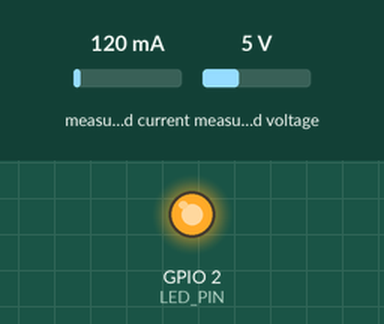
Simulated run of this sketch. Board: ESP32. On the bench: output pins drawn as LEDs (lit = HIGH). Inputs (shaded band) come from the test bench; at power-on: measured current 120 mA, measured voltage 5 V. WiFi joins after 1.5 s; servers stay silent unless stated; uploads are accepted with an empty reply; what the sketch prints to the serial monitor is not drawn.

Above: at 3.9 s.
At 5.48 s:
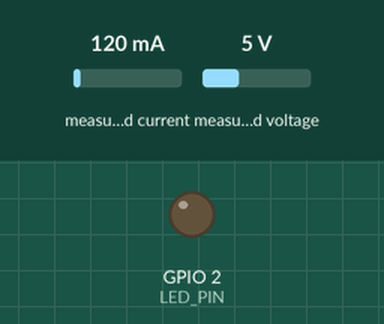
Timing chart, 0 to 9.0 s (numbered marks = the images above):
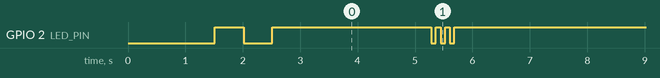

Measured:
- by itself, GPIO 2 (LED_PIN): moves between LOW and HIGH, repeating every 60.0 s

The sketch:

energy_monitor.ino
```cpp
/*
 * ============================================================
 *  IoT Smart Energy Monitor — ESP32 Firmware
 *  Hardware: ESP32 DevKit V1 (30-pin) + PZEM-004T V3/V4
 *  Library:  mandulaj/PZEM-004T-v30
 *
 *  Wiring:
 *    PZEM TX → ESP32 GPIO16 (RX2)
 *    PZEM RX → ESP32 GPIO17 (TX2)
 *    PZEM VCC → 5V
 *    PZEM GND → GND
 *    CT Clamp → PZEM CT port (clamp around LIVE wire only)
 *
 *  Setup Arduino IDE:
 *    1. Install "PZEM004Tv30" by mandulaj via Library Manager
 *    2. Install "ArduinoJson" by Benoit Blanchon via Library Manager
 *    3. Select Board: "ESP32 Dev Module"
 *    4. Set your Wi-Fi SSID, PASSWORD, and SERVER_IP below
 * ============================================================
 */

#include <WiFi.h>
#include <HTTPClient.h>
#include <ArduinoJson.h>
#include <PZEM004Tv30.h>

// ── Configuration ─────────────────────────────────────────────
const char* WIFI_SSID     = "OnePlus Nord CE 2 Lite 5G";        // 🔧 Change this
const char* WIFI_PASSWORD = "@d1tya0091";    // 🔧 Change this
const char* PUBLIC_URL    = "https://smart-energy-monitor-3x4t.onrender.com"; // 🌟 Permanent Cloud Link
const char* SERVER_IP     = "10.182.191.82";        // 🔧 Local fallback IP
const int   SERVER_PORT   = 5000;
const char* DEVICE_API_KEY = "none";

// ── PZEM-004T on Hardware Serial2 ─────────────────────────────
// GPIO16 = RX2, GPIO17 = TX2
PZEM004Tv30 pzem(Serial2, 16, 17);

// ── Timing ────────────────────────────────────────────────────
const unsigned long SEND_INTERVAL_MS = 5000; // 5 seconds
unsigned long lastSendTime = 0;

// ── LED Indicator ─────────────────────────────────────────────
const int LED_PIN = 2; // Built-in LED on most ESP32 DevKit boards

// ── Helper: Connect to Wi-Fi ───────────────────────────────────
void connectWiFi() {
  Serial.print("Connecting to Wi-Fi: ");
  Serial.println(WIFI_SSID);
  WiFi.mode(WIFI_STA);
  WiFi.begin(WIFI_SSID, WIFI_PASSWORD);

  int attempts = 0;
  while (WiFi.status() != WL_CONNECTED && attempts < 40) {
    delay(500);
    Serial.print(".");
    digitalWrite(LED_PIN, !digitalRead(LED_PIN)); // Blink during connect
    attempts++;
  }

  if (WiFi.status() == WL_CONNECTED) {
    digitalWrite(LED_PIN, HIGH);
    Serial.println("\n✅ Wi-Fi Connected!");
    Serial.print("   IP Address: ");
    Serial.println(WiFi.localIP());
  } else {
    Serial.println("\n❌ Wi-Fi connection failed! Will retry...");
    digitalWrite(LED_PIN, LOW);
  }
}

// ── Setup ──────────────────────────────────────────────────────
void setup() {
  Serial.begin(115200);
  delay(1000);

  pinMode(LED_PIN, OUTPUT);

  Serial.println("\n================================================");
  Serial.println("  Smart Energy Monitor — ESP32 Firmware");
  Serial.println("================================================");

  // Connect Wi-Fi
  connectWiFi();

  // Initialize PZEM Serial2 (GPIO16 RX2, GPIO17 TX2)
  Serial2.begin(9600, SERIAL_8N1, 16, 17);
  Serial.println("✅ PZEM-004T initialized on Serial2 (GPIO16/17)");

  Serial.println("🚀 Starting data transmission every 5 seconds...\n");
}

// ── Send Data to Backend ───────────────────────────────────────
bool sendToServer(float voltage, float current, float power, float energy, float frequency, float powerFactor) {
  if (WiFi.status() != WL_CONNECTED) {
    Serial.println("⚠️  Wi-Fi disconnected. Reconnecting...");
    connectWiFi();
    return false;
  }

  // Build server URL (uses PUBLIC_URL if set, else falls back to SERVER_IP:PORT)
  String url = (strlen(PUBLIC_URL) > 0)
               ? String(PUBLIC_URL) + "/api/meter"
               : "http://" + String(SERVER_IP) + ":" + String(SERVER_PORT) + "/api/meter";

  // Build JSON payload
  StaticJsonDocument<256> doc;
  doc["voltage"]     = voltage;
  doc["current"]     = current;
  doc["power"]       = power;
  doc["energy"]      = energy;
  doc["frequency"]   = frequency;
  doc["powerFactor"] = powerFactor;

  String jsonBody;
  serializeJson(doc, jsonBody);

  // HTTP POST
  HTTPClient http;
  http.begin(url);
  http.addHeader("Content-Type", "application/json");
  http.addHeader("X-Device-Key", DEVICE_API_KEY);
  http.setTimeout(8000);

  int httpCode = http.POST(jsonBody);

  if (httpCode == 201 || httpCode == 200) {
    String response = http.getString();
    Serial.print("✅ Server OK [");
    Serial.print(httpCode);
    Serial.print("] → ");
    Serial.println(response);
    http.end();
    return true;
  } else {
    Serial.print("❌ HTTP Error: ");
    Serial.println(httpCode);
    http.end();
    return false;
  }
}

// ── Main Loop ──────────────────────────────────────────────────
void loop() {
  unsigned long now = millis();

  if (now - lastSendTime >= SEND_INTERVAL_MS) {
    lastSendTime = now;

    // Read all parameters from PZEM-004T
    float voltage     = pzem.voltage();
    float current     = pzem.current();
    float power       = pzem.power();
    float energy      = pzem.energy();
    float frequency   = pzem.frequency();
    float powerFactor = pzem.pf();

    // Check if readings are valid (NaN = no device or CT not connected)
    if (isnan(voltage) || isnan(current) || isnan(power) ||
        isnan(energy)  || isnan(frequency) || isnan(powerFactor)) {
      Serial.println("⚠️  PZEM read error! Check CT clamp and connections.");
      Serial.println("    - CT clamp must be around LIVE wire only");
      Serial.println("    - PZEM VCC=5V, GND=GND, TX→GPIO16, RX→GPIO17");

      // Send zeros to indicate power cut / no load
      sendToServer(0.0, 0.0, 0.0, 0.0, 0.0, 0.0);
      return;
    }

    // Print to Serial Monitor
    Serial.println("─────────────────────────────────────");
    Serial.print("🔋 Voltage:      "); Serial.print(voltage,     2); Serial.println(" V");
    Serial.print("⚡ Current:      "); Serial.print(current,     3); Serial.println(" A");
    Serial.print("💡 Power:        "); Serial.print(power,       2); Serial.println(" W");
    Serial.print("📊 Energy:       "); Serial.print(energy,      4); Serial.println(" kWh");
    Serial.print("🔄 Frequency:    "); Serial.print(frequency,   2); Serial.println(" Hz");
    Serial.print("📐 Power Factor: "); Serial.print(powerFactor, 4);
    Serial.println();

    // Send to backend
    bool ok = sendToServer(voltage, current, power, energy, frequency, powerFactor);

    // Blink LED: fast = success, slow = failure
    if (ok) {
      for (int i = 0; i < 3; i++) {
        digitalWrite(LED_PIN, LOW);  delay(80);
        digitalWrite(LED_PIN, HIGH); delay(80);
      }
    } else {
      digitalWrite(LED_PIN, LOW);
      delay(500);
      digitalWrite(LED_PIN, HIGH);
    }

    Serial.println("─────────────────────────────────────\n");
  }

  // Reconnect Wi-Fi if dropped
  if (WiFi.status() != WL_CONNECTED) {
    static unsigned long lastReconnect = 0;
    if (millis() - lastReconnect > 30000) { // Retry every 30s
      lastReconnect = millis();
      connectWiFi();
    }
  }
}
```
